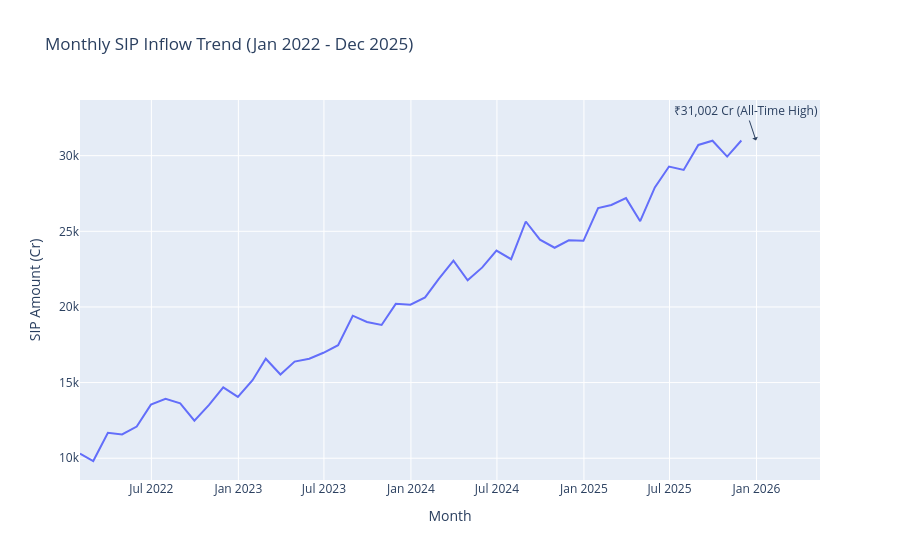

Here is the notebook cell this chart was saved with:
### Code cell
# --- 3. SIP inflow time-series (Plotly) ---
sip_dates = pd.date_range(start="2022-01-01", end="2025-12-01", freq="ME")
sip_values = np.linspace(10000, 31002, len(sip_dates)) + np.random.normal(0, 1000, len(sip_dates))
sip_values[-1] = 31002 # Set the all-time high

fig2 = px.line(x=sip_dates, y=sip_values, title="Monthly SIP Inflow Trend (Jan 2022 - Dec 2025)",
               labels={'x': 'Month', 'y': 'SIP Amount (Cr)'})
fig2.add_annotation(x="2025-12-31", y=31002, text="₹31,002 Cr (All-Time High)", showarrow=True, arrowhead=1)
fig2.write_image("charts/3_sip_trend.png")
fig2.show()

# --- 4. Category inflow heatmap (Seaborn) ---
categories = ['Equity', 'Debt', 'Hybrid', 'Liquid']
months = ['Jan', 'Feb', 'Mar', 'Apr', 'May', 'Jun']
inflow_matrix = np.random.randint(1000, 5000, size=(len(categories), len(months)))

plt.figure(figsize=(8, 5))
sns.heatmap(inflow_matrix, xticklabels=months, yticklabels=categories, annot=True, fmt="d", cmap="YlGnBu")
plt.title("Net Inflow by Category and Month (in Cr)")
plt.savefig("charts/4_category_heatmap.png")
plt.show()

### Figure 1 — Plotly figure (JSON) as saved in the notebook; plotly's stock layout.template omitted (floating-point values rounded to 4 significant figures)
{"data": [{"hovertemplate": "Month=%{x}<br>SIP Amount (Cr)=%{y}<extra></extra>", "legendgroup": "", "line": {"color": "#636efa", "dash": "solid"}, "marker": {"symbol": "circle"}, "mode": "lines", "name": "", "orientation": "v", "showlegend": false, "type": "scatter", "x": ["2022-01-31T00:00:00", "2022-02-28T00:00:00", "2022-03-31T00:00:00", "2022-04-30T00:00:00", "2022-05-31T00:00:00", "2022-06-30T00:00:00", "2022-07-31T00:00:00", "2022-08-31T00:00:00", "2022-09-30T00:00:00", "2022-10-31T00:00:00", "2022-11-30T00:00:00", "2022-12-31T00:00:00", "2023-01-31T00:00:00", "2023-02-28T00:00:00", "2023-03-31T00:00:00", "2023-04-30T00:00:00", "2023-05-31T00:00:00", "2023-06-30T00:00:00", "2023-07-31T00:00:00", "2023-08-31T00:00:00", "2023-09-30T00:00:00", "2023-10-31T00:00:00", "2023-11-30T00:00:00", "2023-12-31T00:00:00", "2024-01-31T00:00:00", "2024-02-29T00:00:00", "2024-03-31T00:00:00", "2024-04-30T00:00:00", "2024-05-31T00:00:00", "2024-06-30T00:00:00", "2024-07-31T00:00:00", "2024-08-31T00:00:00", "2024-09-30T00:00:00", "2024-10-31T00:00:00", "2024-11-30T00:00:00", "2024-12-31T00:00:00", "2025-01-31T00:00:00", "2025-02-28T00:00:00", "2025-03-31T00:00:00", "2025-04-30T00:00:00", "2025-05-31T00:00:00", "2025-06-30T00:00:00", "2025-07-31T00:00:00", "2025-08-31T00:00:00", "2025-09-30T00:00:00", "2025-10-31T00:00:00", "2025-11-30T00:00:00"], "xaxis": "x", "y": [10310.0, 9816.0, 11680.0, 11570.0, 12100.0, 13540.0, 13920.0, 13630.0, 12480.0, 13520.0, 14680.0, 14050.0, 15160.0, 16580.0, 15530.0, 16390.0, 16580.0, 16970.0, 17480.0, 19420.0, 19010.0, 18810.0, 20210.0, 20150.0, 20630.0, 21850.0, 23060.0, 21760.0, 22610.0, 23720.0, 23160.0, 25650.0, 24440.0, 23910.0, 24400.0, 24370.0, 26530.0, 26740.0, 27190.0, 25670.0, 27900.0, 29280.0, 29060.0, 30710.0, 30990.0, 29940.0, 31000.0], "yaxis": "y"}], "layout": {"annotations": [{"arrowhead": 1, "showarrow": true, "text": "₹31,002 Cr (All-Time High)", "x": "2025-12-31", "y": 31002}], "legend": {"tracegroupgap": 0}, "title": {"text": "Monthly SIP Inflow Trend (Jan 2022 - Dec 2025)"}, "xaxis": {"anchor": "y", "domain": [0, 1], "title": {"text": "Month"}}, "yaxis": {"anchor": "x", "domain": [0, 1], "title": {"text": "SIP Amount (Cr)"}}}}
